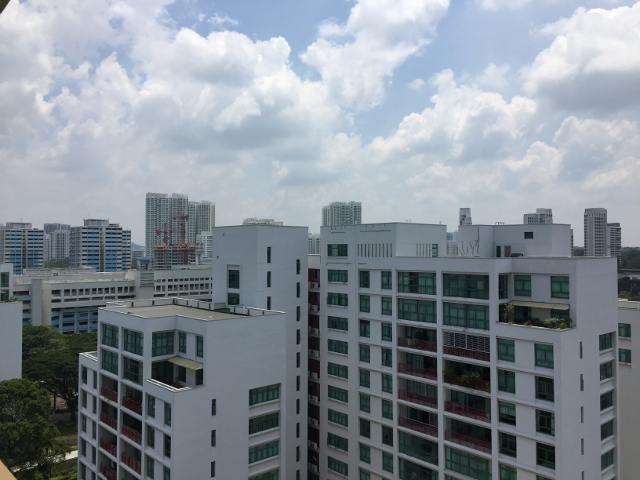
#> input picture EE5731_CA1/part1_4/im01.jpg, 640 x 480 px
$ jupyter execute part3.ipynb
#> lines starting #> are read from the running program, lines starting #| are printed output that depends on the picture; after the words box and inside, x2 and y2 are one past the last pixel; in counts of white or black regions, pixels touching at a corner belong together
# Part 3: Manual Homography + Sticthing

1. Load im01.jpg and im02.jpg. Let the user to choose 4 points on im01.jpg and 4 points on im02.jpg

[cell 1]
import cv2
img01 = cv2.imread('part1_4/im01.jpg')
#> img01 is the input picture: shape (480, 640, 3); mean B, G, R 148.8, 140.9, 132.5
img01 = cv2.cvtColor(img01, cv2.COLOR_BGR2RGB)
img02 = cv2.imread('part1_4/im02.jpg')
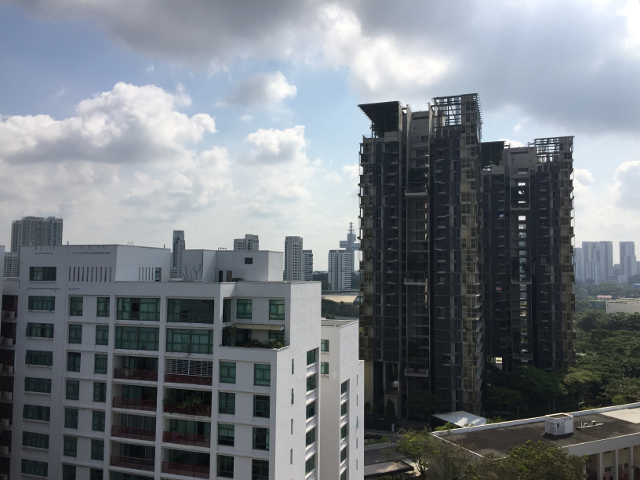
#> input picture EE5731_CA1/part1_4/im02.jpg, 640 x 480 px
#> img02 is the input picture: shape (480, 640, 3); mean B, G, R 130.5, 124.4, 118.6
img02 = cv2.cvtColor(img02, cv2.COLOR_BGR2RGB)

[cell 2]
# [7 lines left out: function mouse_click, not called in this run]

[cell 3]
image = img01.copy()
points_1 = []
cv2.startWindowThread()
cv2.namedWindow('image', cv2.WINDOW_NORMAL)
cv2.resizeWindow('image', 600,600)
cv2.imshow('image', image)
cv2.setMouseCallback('image', mouse_click, points_1)
cv2.waitKey(0)
    #if key == 27: # 如果按下的是esc键
cv2.destroyAllWindows()
cv2.waitKey(1)
print(points_1)

[cell 4]
image = img02.copy()
points_2 = []
cv2.startWindowThread()
cv2.namedWindow('image', cv2.WINDOW_NORMAL)
cv2.resizeWindow('image', 600,600)
cv2.imshow('image', image)
cv2.setMouseCallback('image', mouse_click, points_2)
cv2.waitKey(0)
    #if key == 27: # esc
cv2.destroyAllWindows()
cv2.waitKey(1)
print(points_2)

2. Compute the homograhy matrix, and stitch the images together using the computed homography matrix and show the result:

[cell 5]
import numpy as np

def homography(points_1, points_2):
    points_1 = np.column_stack((points_1, np.ones(len(points_1))))
    points_2 = np.column_stack((points_2, np.ones(len(points_2))))

    A = np.zeros((2*len(points_1),9))
    for i in range(len(points_1)):
        x1, y1, _ = points_1[i]
        x2, y2, _ = points_2[i]
        A[2*i] = [x1, y1, 1, 0, 0, 0, -x1*x2, -y1*x2, -x2]
        A[2*i + 1] = [0, 0, 0, x1, y1, 1, -x1*y2, -y1*y2, -y2]

    U, D, V_T = np.linalg.svd(A)
    h = V_T[-1]
    H = h.reshape((3,3))
    H = H / H[2,2]
    return H

[cell 6]
H_21 = homography(points_2, points_1)

print('Homography matrix:')
print(H_21)

### Method 1:
When transform img01 to img02, for every point in img01, I use the homography H to find the corresponding point in the transformed img01. If the point in the transformed img01 excceed the canvas which means the canvas could not show the point, I creat a function named enlargeCanvas to enlarge the canvs so that the canvas could show the point properly.

But this method has an obvious disadvantage which you can see in the result that there are some "black lines". There are some pixel in the transformed img01 that don't have color. This is because this method can make sure every point in the img01 has a corresponding point in the transformed img01, but could not make sure every point in the transformed img01 has a corresponding point in the img01.
So I came up the second method.

[cell 7]
import matplotlib.pyplot as plt

# Create initial canvas
canvas = np.ones((540, 800, 3), dtype=np.uint8)
h1, w1 = img01.shape[:2]
#> h1 = 480; w1 = 640
canvas[:h1, :w1] = img01
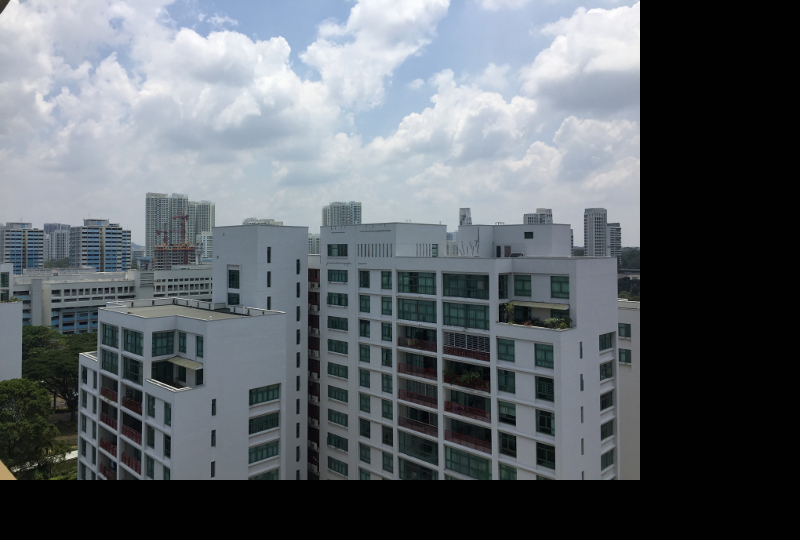
#> canvas: shape (540, 800, 3); mean R, G, B 94.5, 100.5, 106.1
plt.imshow(canvas)
plt.axis('off')
plt.show()

[cell 8]
# [43 lines left out: function enlargeCanvas, not called in this run]

[cell 9]
# Transform im02 to im01 using homography matrix

import matplotlib.pyplot as plt

height, width = img02.shape[:2]
#> height = 480; width = 640
transformed_img02 = np.ones((img01.shape[0], img01.shape[1], 3), dtype=img02.dtype)
min_h=0
max_h = canvas.shape[0]
#> max_h = 540
min_w = 0
max_w = canvas.shape[1]
#> max_w = 800

for x in range(height):
    for y in range(width):
        i,j,k = np.dot(H_21, [x, y, 1])
        i = int(i/ k)
        j = int(j/k)
        if min_h <= i < max_h and min_w <= j < max_w:
                canvas[i-min_h, j-min_w] = img02[x, y]
        else:
            m = i-min_h
            n = j-min_w
            if i < min_h:
                min_h = i
            if j < min_w:
                min_w = j
            if i > max_h:
                max_h = i
            if j > max_w:
                max_w = j

            canvas, i, j = enlargeCanvas(m, n, canvas)
            newshapeh, newshapew = canvas.shape[:2]
            canvas[i, j] = img02[x, y]
#> canvas: shape (540, 800, 3); under 0.01% of pixels changed, all inside (x1, y1, x2, y2) = (0, 0, 1, 1)
#> after the loop, max_h = 540; max_w = 800; min_h = 0; min_w = 0

plt.imshow(canvas)
plt.axis('off')
plt.show()

### Method 2
 I firstly computed the coordinate of the edge of transformed img01. This is completed by using the edge point of img01, and multiply the homography H.

 Then find the suitable size of canvs to hold all the points of transformed img01 and img02.

 Then for every point in the range of transformed img01, use the inverse of H to find the correspoinding points in img01. So that every pixel in the transformed img01 could have color.


[cell 10]
def transform(img01, img02, H):
    # Transform img01 to img02, H is the homography matrix from img01 to img02

    # 1. Get the size of transformed img01
    rec_points = [[0,0],[img01.shape[0], 0], [img01.shape[0], img01.shape[1]],[0, img01.shape[1]]]
#> rec_points = [[0, 0], [480, 0], [480, 640], [0, 640]]
    transformed_rec_points = []
    for point in rec_points:
        x = point[0]
        y = point[1]
        i,j,k = np.dot(H, [x, y, 1])
        i = int(i/ k)
        j = int(j/k)
        transformed_rec_points.append([i, j])
#> after the loop, transformed_rec_points = [[0, 0], [0, 0], [0, 0], [0, 0]]

    # 2. Compute the size of canvas
    canvas_height = img02.shape[0]
#> canvas_height = 480
    canvas_width = img02.shape[1]

    min_i = min(point[0] for point in transformed_rec_points)
#> min_i = 0
    max_i = max(point[0] for point in transformed_rec_points)
#> max_i = 0
    min_j = min(point[1] for point in transformed_rec_points)
#> min_j = 0
    max_j = max(point[1] for point in transformed_rec_points)
#> max_j = 0

    canvas_height = max(max_i, canvas_height) - min(0, min_i) + 1
#> canvas_height = 481
    canvas_width = max(max_j, canvas_width) - min(0, min_j) + 1
#> canvas_width = 641

    # 3. Create Canvas
    canvas = np.ones((canvas_height, canvas_width, 3), dtype=np.uint8)
    canvas[abs(min(0, min_i)): abs(min(0, min_i))+img02.shape[0], abs(min(0, min_j)): abs(min(0, min_j))+img02.shape[1]] = img02
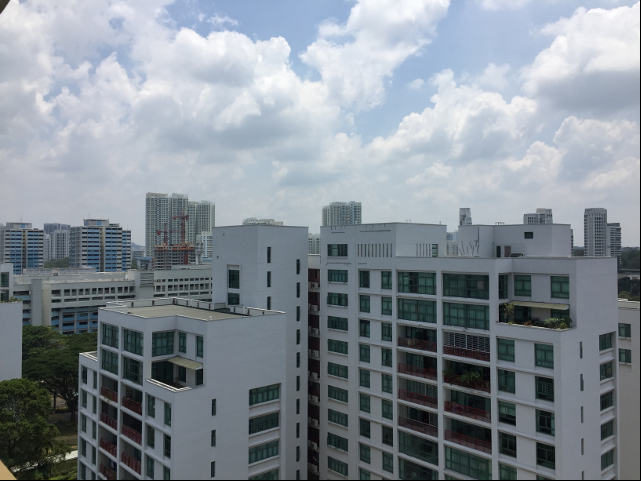
#> canvas: shape (481, 641, 3); mean R, G, B 132, 140.4, 148.2

    # 4. For every point in the size of transformed img01, use the inv of H to find the original point of img01
    for i in range(min_i, max_i):
        for j in range(min_j, max_j):
            x, y, z = np.dot(np.linalg.inv(H), [i, j, 1])
            x = int(x/z)
            y = int(y/z)
            if 0<=x< img01.shape[0] and 0<=y<img01.shape[1]:
                canvas[i + abs(min(0, min_i)), j + abs(min(0, min_j))] = img01[x,y]
    return canvas
